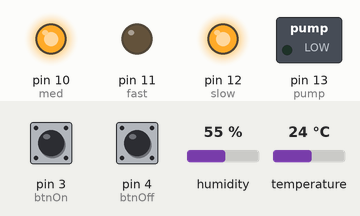
This sketch was run on a simulated Arduino Uno, built with avr-gcc and run on an emulated ATmega328P. Shown: switched loads named in the sketch (green lamp = pin HIGH), output pins drawn as LEDs (lit = HIGH). The test bench sets the inputs (shaded band); at power-on: temperature 24 °C, pin 3 (btnOn) LOW, pin 4 (btnOff) LOW, humidity 55 %.

Above: at 11.2 s.
11.3 s: temperature set to 24.1 °C
At 12.3 s:
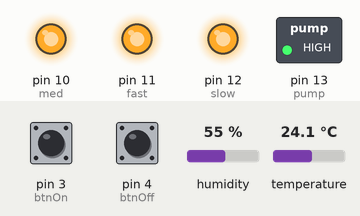
13.5 s: temperature set to 25.1 °C
At 15.2 s:
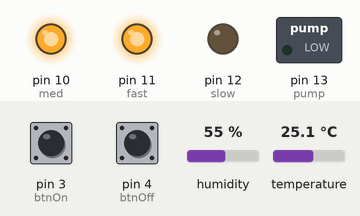
15.5 s: temperature set to 26.1 °C
At 16.9 s:
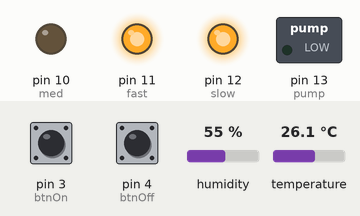
17.5 s: temperature set to 28 °C
At 18.6 s:
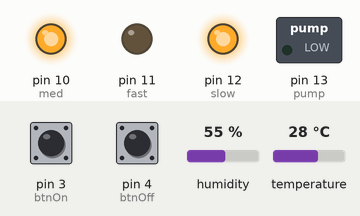
Timing chart, 0 to 20.5 s (numbered marks = the images above; inputs shaded):
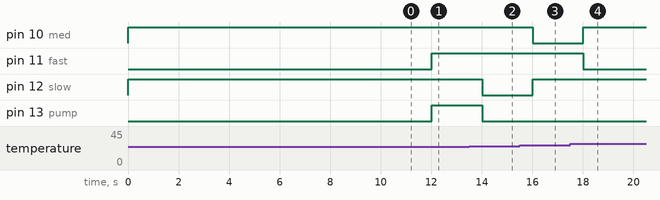

The sketch:

cooler.ino
```cpp
#include "DHT.h"

#define DHTPIN 2     // what pin we're connected to

// Uncomment whatever type you're using!
//#define DHTTYPE DHT11   // DHT 11
//#define DHTTYPE DHT22   // DHT 22  (AM2302)
#define DHTTYPE DHT21   // DHT 21 (AM2301)

DHT dht(DHTPIN, DHTTYPE);

byte btnOn = 3;
byte btnOff = 4;

byte pump = 13;
byte fast = 11;
byte med = 10;
byte slow = 12;

float hum = 40;
float temp = 28;

int state = 0;
int motor = 0;

void setup() {
  // put your setup code here, to run once:
    dht.begin();
    pinMode(pump,OUTPUT);
    pinMode(slow,OUTPUT);
    pinMode(fast,OUTPUT);
    pinMode(med,OUTPUT);

    pinMode(btnOn,INPUT);
    pinMode(btnOff,INPUT);

    state = 1;
    digitalWrite(pump,0);
    digitalWrite(slow,1);
    digitalWrite(med,1);
    digitalWrite(fast,0);
    motor = 1;
    delay(10000);
//  hum = 45;
    temp = 28;
}

void loop() {
//  hum = dht.readHumidity();
    temp = dht.readTemperature();
    if(digitalRead(btnOn) == 1)
    {
      state = 1;
      digitalWrite(pump,0);
      digitalWrite(slow,1);
      digitalWrite(med,1);
      digitalWrite(fast,0);
      motor = 1;
      delay(10000);
    }
    if(digitalRead(btnOff) == 1)
    {
      state = 0;
    }
    if(state == 1)
    {
      if(motor==0){
        digitalWrite(pump,1);
      }
      else{
        digitalWrite(pump,0);
      }
      if(temp>26.5){
          digitalWrite(slow,1);
          digitalWrite(med,1);
          digitalWrite(fast,0);
          motor = 1;}

      if(temp>25.8&&temp<26.2){
          digitalWrite(slow,1);
          digitalWrite(med,0);
          digitalWrite(fast,1);
          motor = 1;}

      if(temp<25.5&&temp>25){
          digitalWrite(slow,0);
          digitalWrite(med,1);
          digitalWrite(fast,1);
          motor = 1;}

       if(temp<24.3&&temp>24){
          digitalWrite(slow,1);
          digitalWrite(med,1);
          digitalWrite(fast,1);
          motor = 0;}
    }
    else{
      digitalWrite(pump,1);
      digitalWrite(slow,1);
      digitalWrite(med,1);
      digitalWrite(fast,1);
      motor = 0;}
}
```

Measured:
- the behaviour switches between 24 and 24.1 °C on temperature (found by bisection; images 0 and 1)
- the behaviour switches between 25 and 25.1 °C on temperature (found by bisection; images 1 and 2)
- the behaviour switches between 25.7 and 25.8 °C on temperature (found by bisection; images 2 and 3)
- after the input at 11.3 s, pin 11 (fast), pin 13 (pump): LOW → HIGH after 0.71 s
- after the input at 13.5 s, pin 12 (slow), pin 13 (pump): HIGH → LOW after 0.52 s
- after the input at 15.5 s, pin 10 (med): HIGH → LOW after 0.52 s; pin 12 (slow): LOW → HIGH after 0.52 s
- after the input at 17.5 s, pin 10 (med): LOW → HIGH after 0.53 s; pin 11 (fast): HIGH → LOW after 0.53 s
